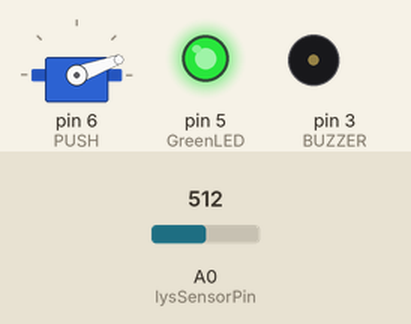
This sketch was run on a simulated Arduino Uno, built with avr-gcc and run on an emulated ATmega328P. Shown: servo, output pins drawn as LEDs (lit = HIGH), buzzer (waves = sounding, pin HIGH). Inputs (shaded band) come from the test bench; at power-on: A0 (lysSensorPin) = 512. No radio packets arrive unless stated; what the sketch prints to the serial monitor is not drawn.

Above: at 1.2 s.
1.3 s: A0 (lysSensorPin) set to 635
2.8 s: A0 (lysSensorPin) set to 661
At 3.9 s:
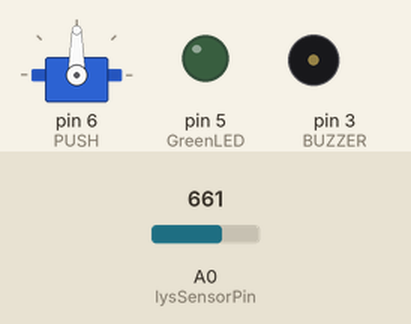
4.3 s: A0 (lysSensorPin) set to 640
At 4.9 s:
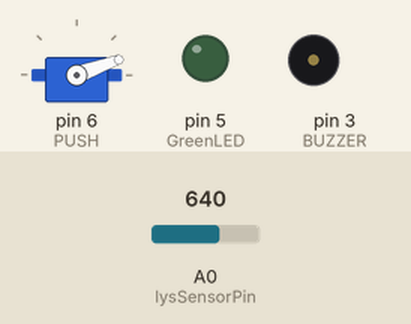
At 35.9 s:
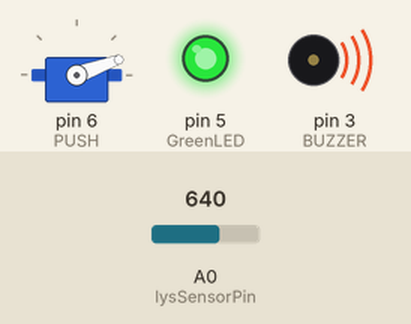
Timing chart, 0 to 37.1 s (numbered marks = the images above; inputs shaded):
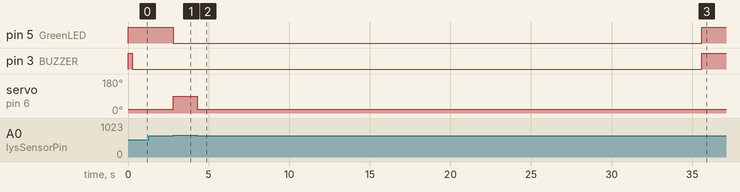

The sketch:

Master.ino
```cpp
//Include Libraries
#include <SPI.h>
#include <nRF24L01.h>
#include <RF24.h>
#include <Servo.h>

//Create Servo element
Servo PUSH;

//ServoValues
#define PUSHDefault 90
#define PUSHNow 20

//Sensory output pins
#define BUZZER 3   //PIN 4 NÅR VI ER DONE!!!!!!!!
#define GreenLED 5

//Values for timing
int timer  = 0;
int timer2 = 0;
int period = 250;

int X = 6;

//Light sesor pins & values
int lysSensorPin = A0;
int lysSensorValue = 0;
int lysLimit = 650;

//create an RF24 object
RF24 radio(7, 8);  // CE, CSN

void setup(){
  pinMode(BUZZER,   OUTPUT);
  pinMode(GreenLED, OUTPUT);

  radio.begin();
  radio.setChannel(60);

  Serial.begin(9600);

  PUSH.attach(6);
  PUSH.write(PUSHDefault);
}

void loop(){
  lysSensorValue = analogRead(lysSensorPin);
  radio.openWritingPipe(0,0xF0F0F0F0AALL);

  if (lysSensorValue > lysLimit && X > 0){
    digitalWrite(BUZZER, LOW);
    digitalWrite(GreenLED, LOW);
    PUSH.write(PUSHDefault);
    timer2 = millis();
    X = X - 1;
  }

  if (lysSensorValue <= lysLimit){
    timer = millis() - timer2;

    if (timer <= period){
    digitalWrite(BUZZER, HIGH);
    digitalWrite(GreenLED, HIGH);
    }

    if (timer > period){
    digitalWrite(BUZZER, LOW);
    }

    //Send message to receiver
    radio.write(lysSensorValue, sizeof(lysSensorValue));
    radio.stop();             //Set module as transmitter
    PUSH.write(PUSHNow);
  }

  Serial.println(lysSensorValue);
}
```

Measured:
- the behaviour switches between 650 and 651 on A0 (lysSensorPin) (found by bisection; images 0 and 1)
- after the input at 2.8 s, pin 5 (GreenLED): HIGH → LOW at once; servo on pin 6 (PUSH): 20° → 90° at once
- after the input at 4.3 s, pin 5 (GreenLED), pin 3 (BUZZER): LOW → HIGH after 31.3 s; servo on pin 6 (PUSH): 90° → 20° at once
